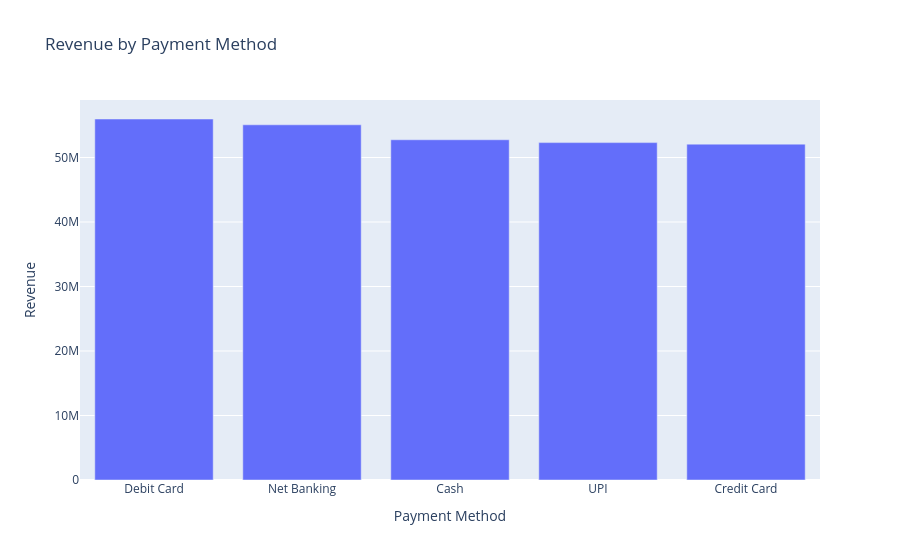

Notebook code cell kept with this figure:
### Code cell
fig = px.bar(
    payment_sales,
    x=payment_sales.index,
    y=payment_sales.values,
    title="Revenue by Payment Method",
    labels={
        "x": "Payment Method",
        "y": "Revenue"
    }
)

fig.show()

### Figure 1 — Plotly figure (JSON) as saved in the notebook; plotly's stock layout.template omitted (floating-point values rounded to 4 significant figures)
{"data": [{"hovertemplate": "Payment Method=%{x}<br>Revenue=%{y}<extra></extra>", "legendgroup": "", "marker": {"color": "#636efa", "pattern": {"shape": ""}}, "name": "", "orientation": "v", "showlegend": false, "textposition": "auto", "type": "bar", "x": ["Debit Card", "Net Banking", "Cash", "UPI", "Credit Card"], "xaxis": "x", "y": [55970000.0, 55070000.0, 52750000.0, 52310000.0, 52070000.0], "yaxis": "y"}], "layout": {"barmode": "relative", "legend": {"tracegroupgap": 0}, "title": {"text": "Revenue by Payment Method"}, "xaxis": {"anchor": "y", "domain": [0, 1], "title": {"text": "Payment Method"}}, "yaxis": {"anchor": "x", "domain": [0, 1], "title": {"text": "Revenue"}}}}
